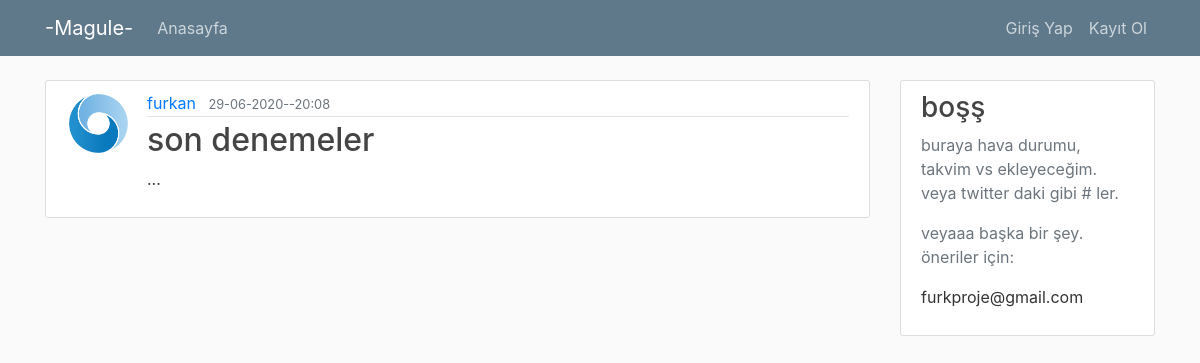
/post/11, run on the app's committed database.
### flaskblog/models.py (models this page shows, shortened)
class User(db.Model, UserMixin):
	id = db.Column(db.Integer, primary_key=True) #primary_key=true a uniqie id for user.....
	username = db.Column(db.String(20), unique=True, nullable=False) #string 20 olmasinin nedeni max username.. uniqie olmasi da abvious zati... nulable=false da null olmasini engeller usernamin
	email = db.Column(db.String(120), unique=True, nullable=False)
	image_file = db.Column(db.String(20), nullable=False, default="default.jpg")
	password = db.Column(db.String(60), nullable=False)
	posts = db.relationship('Post', backref='author', lazy=True) #check again

class Post(db.Model):
	id = db.Column(db.Integer, primary_key=True)
	title = db.Column(db.String(100), nullable=False)
	date_posted = db.Column(db.DateTime, nullable=False, default=datetime.utcnow)
	content = db.Column(db.Text, nullable=False)
	user_id = db.Column(db.Integer, db.ForeignKey('user.id'), nullable=False) #check again

### flaskblog/posts/routes.py (the view)
@posts.route("/post/<int:post_id>") #a page for a spesfic post.
def post(post_id):
	post = Post.query.get_or_404(post_id) #fetching the post if its exist. for a spesific post obviously.
	return render_template("post.html", title=post.title, post=post) #post=post passing in post to template?

### flaskblog/templates/post.html (shortened to what this page needs)
{% extends "layout.html" %}
{% block content %}
		<article class="media content-section">
		  <img class="rounded-circle article-img" src="{{ url_for('static', filename='profile_pics/' + post.author.image_file) }}">
		  <div class="media-body">
		    <div class="article-metadata">
		      <a class="mr-2" href="{{ url_for('users.user_posts', username=post.author.username) }}">{{ post.author.username }}</a>
		      <small class="text-muted">{{ post.date_posted.strftime('%d-%m-%Y--%H:%M') }}</small>
		    </div>
		    <h2 class="article-title">{{ post.title }}</h2>
		    <p class="article-content">{{ post.content }}</p>
		  </div>
		</article>
{% endblock content %}

### flaskblog/static/main.css (style rules this page uses)
body { background: #fafafa; color: #333333; margin-top: 5rem; }
h1, h2, h3, h4, h5, h6 { color: #444444; }
.content-section { background: #ffffff; padding: 10px 20px; border: 1px solid #dddddd; border-radius: 3px; margin-bottom: 20px; }
.article-title { color: #444444; }
.article-content { white-space: pre-line; }
.article-img { height: 65px; width: 65px; margin-right: 16px; }
.article-metadata { padding-bottom: 1px; margin-bottom: 4px; border-bottom: 1px solid #e3e3e3 }

### data on the page
User: image_file (picture), author.username "furkan"
Post: date_posted "29-06-2020--20:08", title "son denemeler", content "..."
